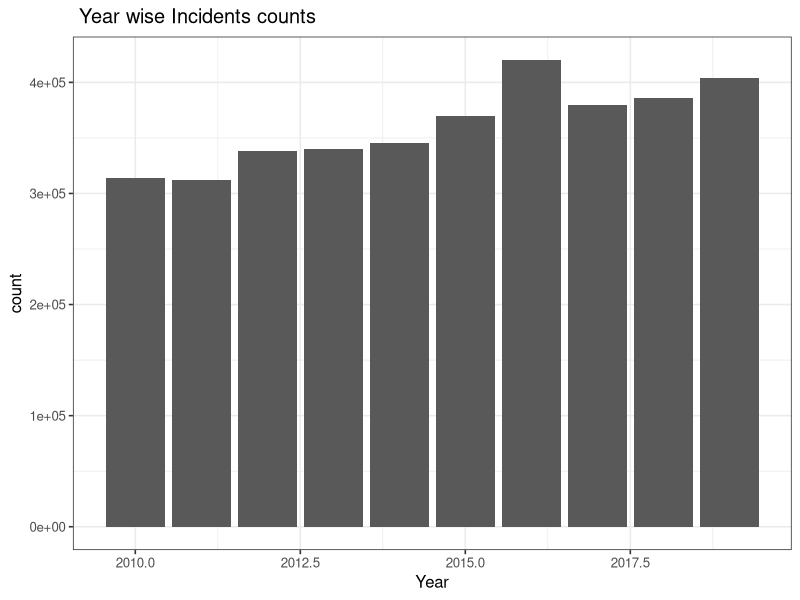

This chart was generated by the following R code:
## ---- chunk 1
library(readr)
library(tidyverse)
## ---- chunk 2
Data_Tables_Criminal_Incidents_Visualisation_Year_Ending_December_2019 <- read_csv("Data_Tables_Criminal_Incidents_Visualisation_Year_Ending_December_2019.csv")
View(Data_Tables_Criminal_Incidents_Visualisation_Year_Ending_December_2019)
## ---- chunk 3
Data_Tables_Criminal_Incidents_Visualisation_Year_Ending_December_2019 %>%
  group_by(Year) %>%
  summarise(count = sum(as.integer(`Incidents Recorded`), na.rm = TRUE)) %>%
  ggplot() +
  geom_col(aes(x = Year, y = count), position = "dodge") +
  ggtitle(" Year wise Incidents counts ") +
  scale_fill_brewer(palette = "Dark2") + 
  theme_bw(base_size = 12)
